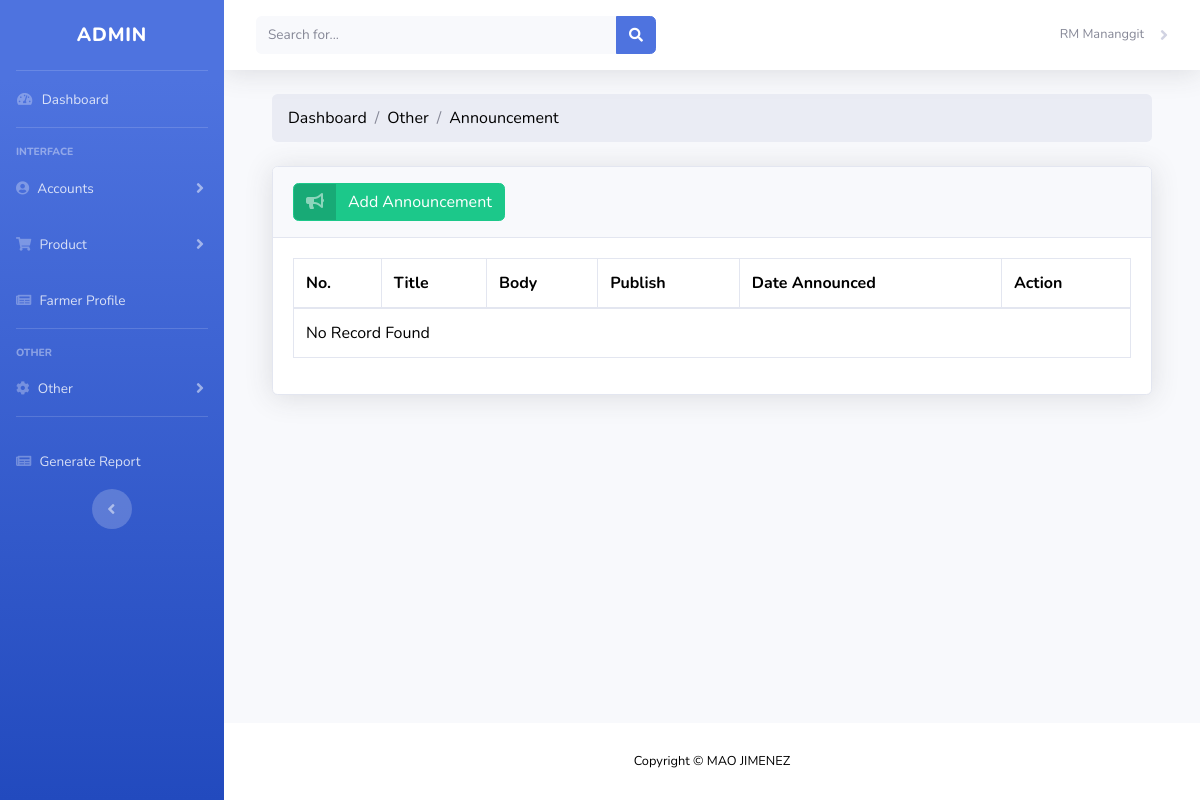
The app's page /admin/announcement.php (signed in), older data.
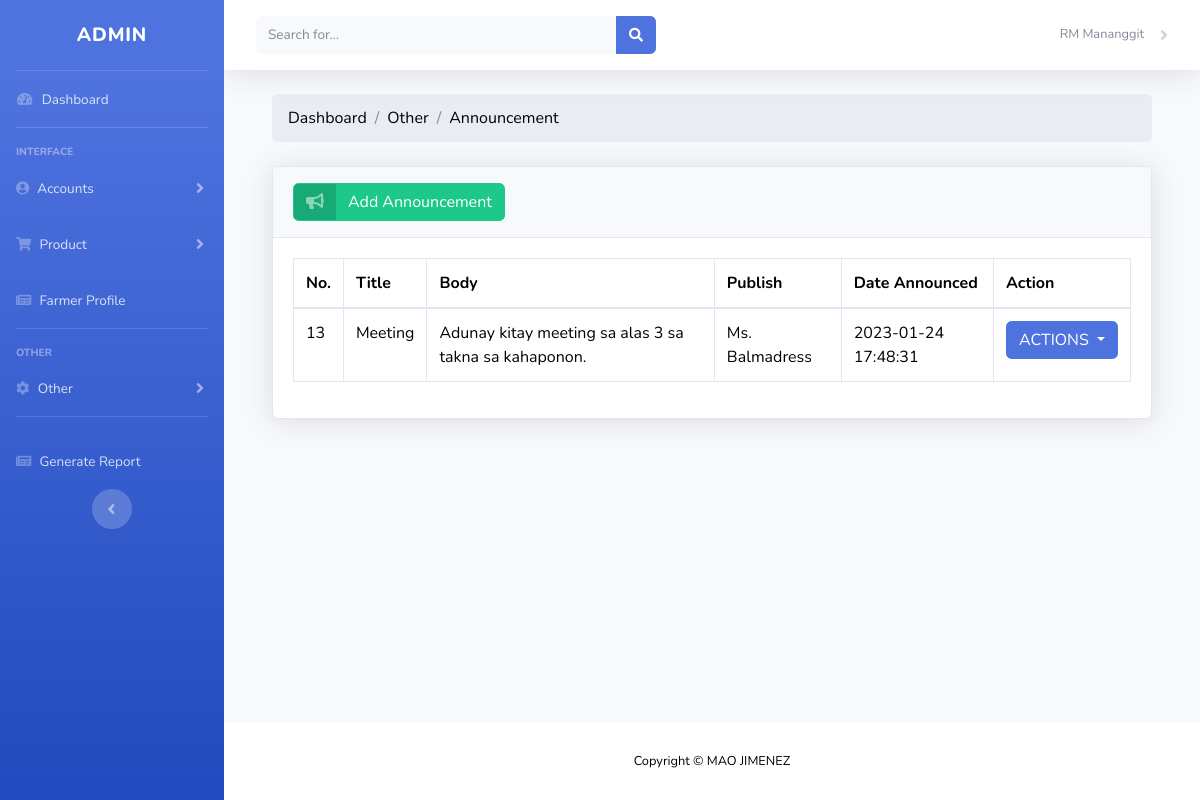
The same page, newer data.
### tables this page shows
CREATE TABLE `announcement` (
  `ann_id` int(15) NOT NULL,
  `ann_title` varchar(50) NOT NULL,
  `ann_body` text NOT NULL,
  `ann_publish` varchar(50) NOT NULL,
  `ann_date` datetime NOT NULL
);

### admin/announcement.php (the view, shortened to what this page needs)
<?php include('authentication.php'); ?>
<?php include('includes/header.php');?>
<div class="container-fluid">
<ol class="breadcrumb mb-4">
            <li class="breadcrumb-item">Dashboard</li>
            <li class="breadcrumb-item">Other</li>
            <li class="breadcrumb-item">Announcement</li>
             </ol>
                    <div class="card shadow mb-4">
                        <div class="card-header py-3">
                        <a href="announcement_add.php" class="btn btn-success btn-icon-split">
                                        <span class="icon text-white-50">
                                        <i class="fas fa-bullhorn"></i>
                                        </span>
                                        <span class="text">Add Announcement</span>
                                    </a>
                        </div>
                        <div class="card-body">
                            <div class="table-responsive">
                                <table class="table table-bordered" id="dataTable" width="100%" cellspacing="0">
                                    <thead>
                                        <tr>
                                            <th>No.</th>
                                            <th>Title</th>
                                            <th>Body</th>
                                            <th>Publish</th>
                                            <th>Date Announced</th>
                                            <th>Action</th>
                                        </tr>
                                    </thead>
                                    <tbody>
                                    <?php
                            $query = "SELECT
                            announcement.*
                        FROM
                            announcement";
                            $query_run = mysqli_query($con, $query);
                            if(mysqli_num_rows($query_run) > 0)
                            {
                                foreach($query_run as $row)
                                {
                                    ?>
                                    <tr>
                                    <td><?= $row['ann_id']; ?></td>
                                        <td><?= $row['ann_title']; ?></td>
                                        <td><?= $row['ann_body']; ?></td>
                                        <td><?= $row['ann_publish']; ?></td>
                                        <td><?= $row['ann_date']; ?></td>
                                        <td class="text-center">
                                        <div class="dropdown ">
  <button class="btn btn-primary dropdown-toggle" type="button" id="dropdownMenuButton" data-toggle="dropdown" aria-haspopup="true" aria-expanded="false">
 ACTIONS
  </button>
</div>
                                </td>
                                    </tr>
                                    <?php
                                }
                            }
                            else
                            {
                            ?>
                                <tr>
                                    <td colspan="6">No Record Found</td>
                                </tr>
                            <?php
                            }
                            ?>
                                    </tbody>
                                </table>
                            </div>
                        </div>
                    </div>
                </div>
<?php include('includes/footer.php');?>

Row changes from the older to the newer data that the page shows:
added announcement: ann_id "13", ann_title "Meeting", ann_body "Adunay kitay meeting sa alas 3 sa takna sa kahaponon.", ann_publish "Ms. Balmadress", ann_date "2023-01-24 17:48:31"
Text that changed along with them:
text no longer shown: "No Record Found"
